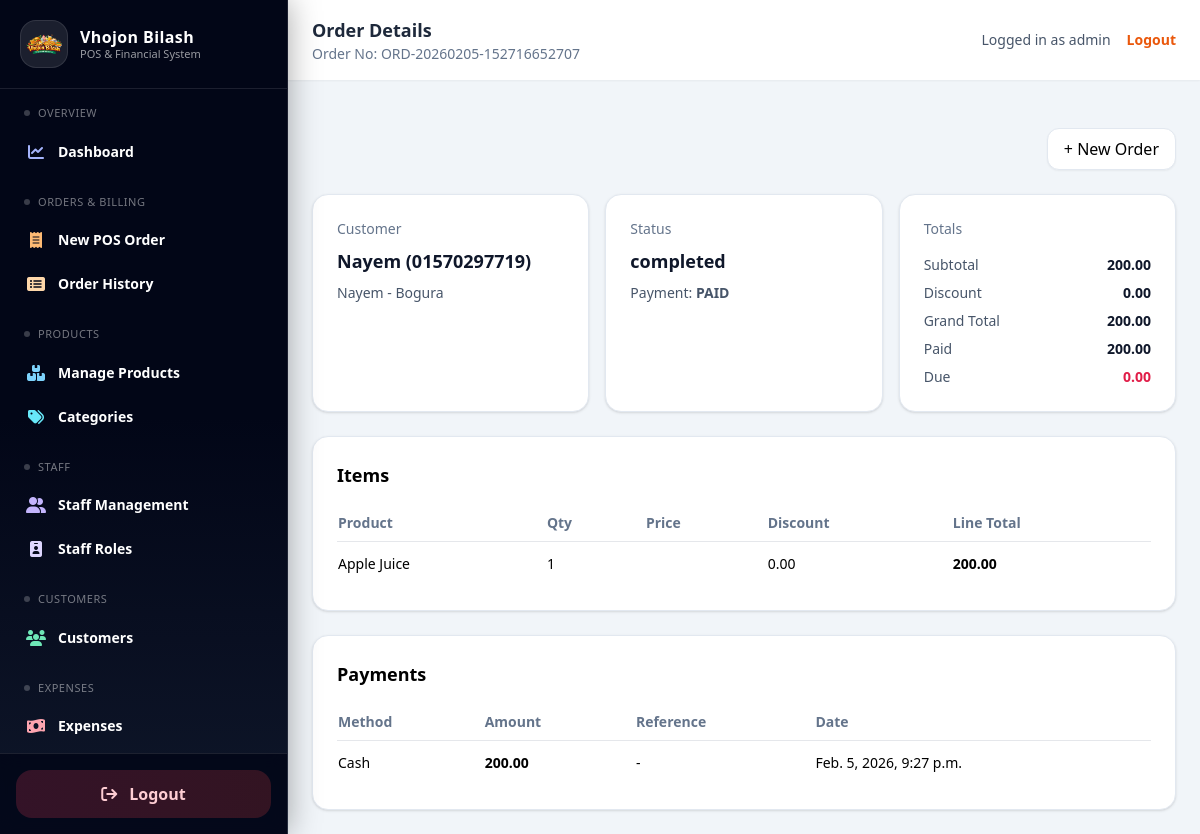
/orders/30/ (signed in), run on the app's committed database.
### orders/models.py (models this page shows, shortened)
class TimeStampedModel(models.Model):
    created_at = models.DateTimeField(default=timezone.now, editable=False)
    updated_at = models.DateTimeField(auto_now=True)
    class Meta:
        abstract = True

class Order(TimeStampedModel):
    class Source(models.TextChoices):
        ONLINE = "online", "Online"
        STORE = "store", "Physical Store"
    class Status(models.TextChoices):
        PENDING = "pending", "Pending"
        COMPLETED = "completed", "Completed"
        CANCELLED = "cancelled", "Cancelled"
    class DiscountType(models.TextChoices):
        FIXED = "fixed", "Fixed"
        PERCENT = "percent", "Percent"
    order_no = models.CharField(max_length=50, unique=True)
    customer = models.ForeignKey(
        Customer,
        on_delete=models.SET_NULL,
        null=True,
        blank=True,
        related_name="orders",
    )
    customer_address = models.ForeignKey(
        CustomerAddress,
        on_delete=models.SET_NULL,
        null=True,
        blank=True,
    )
    source = models.CharField(
        max_length=10,
        choices=Source.choices,
        default=Source.STORE,
    )
    status = models.CharField(
        max_length=20,
        choices=Status.choices,
        default=Status.PENDING,
    )
    subtotal = models.DecimalField(max_digits=10, decimal_places=2, default=Decimal("0.00"))
    discount_type = models.CharField(
        max_length=10,
        choices=DiscountType.choices,
        null=True,
        blank=True,
    )
    discount_value = models.DecimalField(
        max_digits=10,
        decimal_places=2,
        null=True,
        blank=True,
    )
    discount_amount = models.DecimalField(max_digits=10, decimal_places=2, default=Decimal("0.00"))
    tax_amount = models.DecimalField(max_digits=10, decimal_places=2, default=Decimal("0.00"))
    grand_total = models.DecimalField(max_digits=10, decimal_places=2, default=Decimal("0.00"))
    paid_total = models.DecimalField(max_digits=10, decimal_places=2, default=Decimal("0.00"))
    due_total = models.DecimalField(max_digits=10, decimal_places=2, default=Decimal("0.00"))
    notes = models.TextField(blank=True, null=True)
    ordered_at = models.DateTimeField(default=timezone.now)
    @property
    def payment_status(self):
        if self.due_total <= Decimal("0.00"):
            return "PAID"
        if self.paid_total > Decimal("0.00"):
            return "PARTIAL"
        return "DUE"

class OrderItem(TimeStampedModel):
    class DiscountType(models.TextChoices):
        FIXED = "fixed", "Fixed"
        PERCENT = "percent", "Percent"
    order = models.ForeignKey(
        Order,
        on_delete=models.CASCADE,
        related_name="items",
    )
    product = models.ForeignKey(
        Product,
        on_delete=models.PROTECT,
    )
    qty = models.PositiveIntegerField()
    unit_price = models.DecimalField(max_digits=10, decimal_places=2)
    discount_type = models.CharField(
        max_length=10,
        choices=DiscountType.choices,
        null=True,
        blank=True,
    )
    discount_value = models.DecimalField(
        max_digits=10,
        decimal_places=2,
        null=True,
        blank=True,
    )
    discount_amount = models.DecimalField(
        max_digits=10,
        decimal_places=2,
        default=Decimal("0.00"),
    )
    line_total = models.DecimalField(
        max_digits=10,
        decimal_places=2,
        default=Decimal("0.00"),
    )

class Payment(TimeStampedModel):
    order = models.ForeignKey(
        Order,
        on_delete=models.CASCADE,
        related_name="payments",
    )
    payment_method = models.ForeignKey(
        PaymentMethod,
        on_delete=models.PROTECT,
    )
    amount = models.DecimalField(max_digits=10, decimal_places=2)
    reference_no = models.CharField(max_length=100, blank=True, null=True)
    paid_at = models.DateTimeField(default=timezone.now)

### customers/models.py (models this page shows, shortened)
class TimeStampedModel(models.Model):
    created_at = models.DateTimeField(default=timezone.now, editable=False)
    updated_at = models.DateTimeField(auto_now=True)
    class Meta:
        abstract = True

class Customer(TimeStampedModel):
    name = models.CharField(max_length=150)
    phone = models.CharField(max_length=20, unique=True)
    def __str__(self):
        return f"{self.name} ({self.phone})"

class CustomerAddress(TimeStampedModel):
    customer = models.ForeignKey(
        Customer,
        on_delete=models.CASCADE,
        related_name="addresses"
    )
    address_line = models.TextField()
    is_primary = models.BooleanField(default=True)
    def __str__(self):
        return f"{self.customer.name} - {self.address_line[:30]}"

### catalog/models.py (models this page shows)
class TimeStampedModel(models.Model):
    created_at = models.DateTimeField(default=timezone.now, editable=False)
    updated_at = models.DateTimeField(auto_now=True)
    class Meta:
        abstract = True

class Product(TimeStampedModel):
    category = models.ForeignKey(
        Category,
        on_delete=models.PROTECT,
        related_name="products"
    )
    name = models.CharField(max_length=150)
    sku = models.CharField(max_length=100, unique=True, null=True, blank=True)
    sale_price = models.DecimalField(max_digits=10, decimal_places=2)
    cost_price = models.DecimalField(max_digits=10, decimal_places=2, null=True, blank=True)
    is_active = models.BooleanField(default=True)
    def __str__(self):
        return self.name

### payments/models.py (models this page shows)
class TimeStampedModel(models.Model):
    created_at = models.DateTimeField(default=timezone.now, editable=False)
    updated_at = models.DateTimeField(auto_now=True)
    class Meta:
        abstract = True

class PaymentMethod(TimeStampedModel):
    name = models.CharField(max_length=50, unique=True)
    is_active = models.BooleanField(default=True)
    def __str__(self):
        return self.name

### orders/views.py (the view)
# urls.py: path("<int:pk>/", views.order_detail, name="order_detail"),
@login_required
def order_detail(request, pk):
    order = get_object_or_404(
        Order.objects.select_related("customer", "customer_address"),
        pk=pk
    )
    items = order.items.all()
    payments = order.payments.all()
    return render(request, "orders/order_detail.html", {
        "order": order,
        "items": items,
        "payments": payments,
    })

### orders/templates/orders/order_detail.html (shortened to what this page needs)
{% extends "base.html" %}
{% block top_title %}Order Details{% endblock %}
{% block top_subtitle %}Order No: {{ order.order_no }}{% endblock %}
{% block content %}
  <div class="flex items-center justify-end mb-6">
    <a href="{% url 'orders:order_create' %}"
       class="px-4 py-2 rounded-xl bg-white border border-slate-200 shadow-sm hover:bg-slate-50">
      + New Order
    </a>
  </div>
  <div class="grid grid-cols-1 md:grid-cols-3 gap-4 mb-6">
    <div class="bg-white rounded-2xl shadow p-6 border border-slate-200">
      <p class="text-sm text-slate-500 mb-2">Customer</p>
      <p class="text-lg font-semibold text-slate-900">
        {% if order.customer %}{{ order.customer }}{% else %}Walk-in{% endif %}
      </p>
      {% if order.customer_address %}
        <p class="text-sm text-slate-600 mt-2">{{ order.customer_address }}</p>
      {% endif %}
    </div>
    <div class="bg-white rounded-2xl shadow p-6 border border-slate-200">
      <p class="text-sm text-slate-500 mb-2">Status</p>
      <p class="text-lg font-semibold text-slate-900">
        {{ order.status }}
      </p>
      <p class="text-sm text-slate-600 mt-2">
        Payment: <span class="font-semibold">{{ order.payment_status }}</span>
      </p>
    </div>
    <div class="bg-white rounded-2xl shadow p-6 border border-slate-200">
      <p class="text-sm text-slate-500 mb-4">Totals</p>
      <div class="space-y-2 text-sm">
        <div class="flex justify-between">
          <span class="text-slate-600">Subtotal</span>
          <span class="font-semibold text-slate-900">{{ order.subtotal }}</span>
        </div>
        <div class="flex justify-between">
          <span class="text-slate-600">Discount</span>
          <span class="font-semibold text-slate-900">{{ order.discount_amount }}</span>
        </div>
        <div class="flex justify-between">
          <span class="text-slate-600">Grand Total</span>
          <span class="font-semibold text-slate-900">{{ order.grand_total }}</span>
        </div>
        <div class="flex justify-between">
          <span class="text-slate-600">Paid</span>
          <span class="font-semibold text-slate-900">{{ order.paid_total }}</span>
        </div>
        <div class="flex justify-between">
          <span class="text-slate-600">Due</span>
          <span class="font-semibold text-rose-600">{{ order.due_total }}</span>
        </div>
      </div>
    </div>
  </div>
  <div class="bg-white rounded-2xl shadow p-6 border border-slate-200 mb-6">
    <h2 class="text-lg font-semibold mb-4">Items</h2>
    <div class="overflow-x-auto">
      <table class="min-w-full text-sm">
        <thead>
          <tr class="text-left text-slate-500 border-b">
            <th class="py-2 pr-4">Product</th>
            <th class="py-2 pr-4">Qty</th>
            <th class="py-2 pr-4">Price</th>
            <th class="py-2 pr-4">Discount</th>
            <th class="py-2 pr-4">Line Total</th>
          </tr>
        </thead>
        <tbody>
          {% for it in items %}
            <tr class="border-b last:border-b-0">
              <td class="py-3 pr-4">{{ it.product }}</td>
              <td class="py-3 pr-4">{{ it.qty }}</td>
              <td class="py-3 pr-4">{{ it.price }}</td>
              <td class="py-3 pr-4">{{ it.discount_amount }}</td>
              <td class="py-3 pr-4 font-semibold">{{ it.line_total }}</td>
            </tr>
          {% empty %}
            <tr>
              <td colspan="5" class="py-4 text-slate-500">No items found.</td>
            </tr>
          {% endfor %}
        </tbody>
      </table>
    </div>
  </div>
  <div class="bg-white rounded-2xl shadow p-6 border border-slate-200">
    <h2 class="text-lg font-semibold mb-4">Payments</h2>
    <div class="overflow-x-auto">
      <table class="min-w-full text-sm">
        <thead>
          <tr class="text-left text-slate-500 border-b">
            <th class="py-2 pr-4">Method</th>
            <th class="py-2 pr-4">Amount</th>
            <th class="py-2 pr-4">Reference</th>
            <th class="py-2 pr-4">Date</th>
          </tr>
        </thead>
        <tbody>
          {% for p in payments %}
            <tr class="border-b last:border-b-0">
              <td class="py-3 pr-4">
                {% if p.get_method_display %}
                  {{ p.get_method_display }}
                {% elif p.get_payment_method_display %}
                  {{ p.get_payment_method_display }}
                {% elif p.method %}
                  {{ p.method }}
                {% elif p.payment_method %}
                  {{ p.payment_method }}
                {% else %}
                  -
                {% endif %}
              </td>
              <td class="py-3 pr-4 font-semibold">{{ p.amount }}</td>
              <td class="py-3 pr-4">{{ p.reference|default:"-" }}</td>
              <td class="py-3 pr-4">{{ p.created_at }}</td>
            </tr>
          {% empty %}
            <tr>
              <td colspan="4" class="py-4 text-slate-500">No payments found.</td>
            </tr>
          {% endfor %}
        </tbody>
      </table>
    </div>
  </div>
{% endblock %}

### templates/base.html (shortened to what this page needs)
{% load static %}
<!DOCTYPE html>
<html lang="en">
<head>
  <script src="https://cdn.tailwindcss.com"></script>
</head>
<body class="bg-slate-100 min-h-screen">
  <div class="flex min-h-screen">
    {% include "sidebar.html" %}
    <div class="flex-1 flex flex-col">
      <nav class="bg-white shadow-sm px-6 py-4 flex items-center justify-between">
        <div>
          <h1 class="text-lg font-semibold text-slate-800">{% block top_title %}Dashboard{% endblock %}</h1>
          <p class="text-sm text-slate-500">{% block top_subtitle %}{% endblock %}</p>
        </div>
        <div class="flex items-center gap-4">
          <div class="text-sm text-slate-600">
            Logged in as <span class="font-medium">{{ request.user.username }}</span>
          </div>
          <a href="{% url 'logout' %}"
             class="text-sm font-semibold text-orange-600 hover:text-orange-700">
            Logout
          </a>
        </div>
      </nav>
      <div class="p-6 pb-0">
      </div>
      <main class="p-6 flex-1">
        <div class="max-w-6xl mx-auto">
          {% block content %}{% endblock %}
        </div>
      </main>
    </div>
  </div>
</body>
</html>

### data on the page
Order: order_no "ORD-20260205-152716652707", customer "Nayem (01570297719)", customer_address "Nayem - Bogura", status "completed", payment_status "PAID", subtotal "200.00", discount_amount "0.00", grand_total "200.00", paid_total "200.00", due_total "0.00"
OrderItem: product "Apple Juice", qty "1", discount_amount "0.00", line_total "200.00"
Payment: payment_method "Cash", amount "200.00", reference "-", created_at "Feb. 5, 2026, 9:27 p.m."

### other printed values
{{ request.user.username }} "admin"
